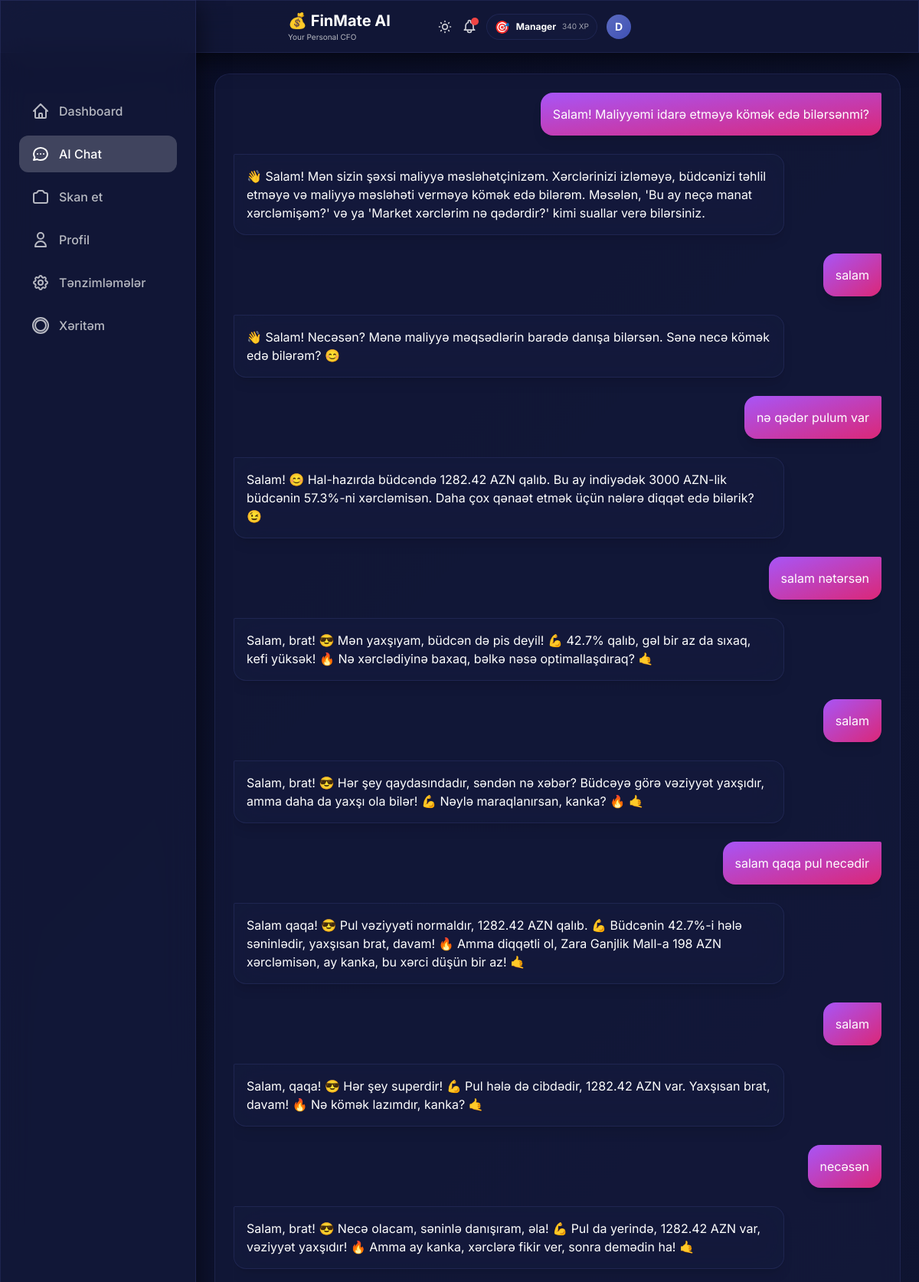
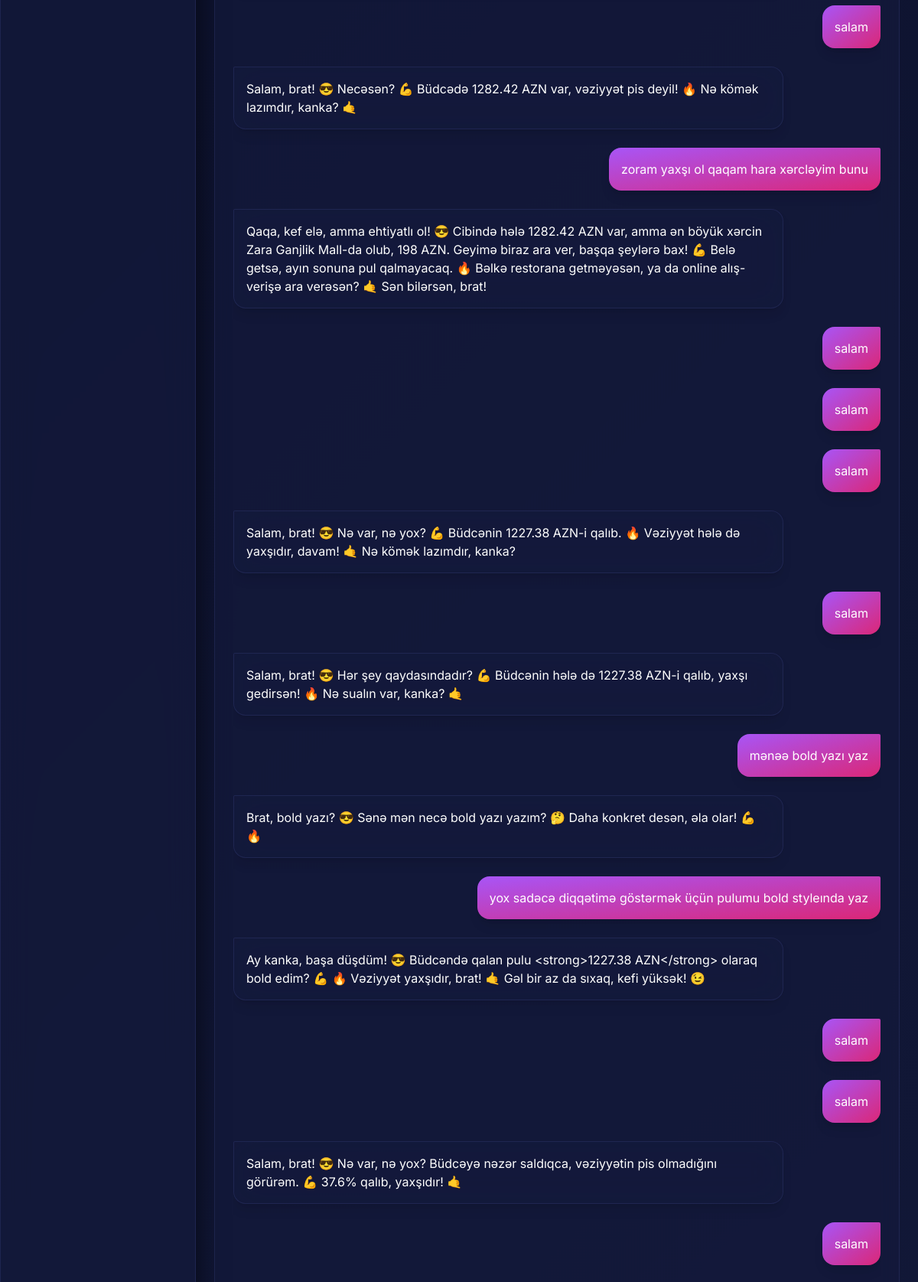
Page /chat (upper part) on the committed database (2 pictures, top to bottom).
### models.py (models this page shows, shortened)
class User(Base):
    __tablename__ = "users"
    id = Column(Integer, primary_key=True, index=True)
    username = Column(String, unique=True, index=True, nullable=False)
    monthly_budget = Column(Float, default=1000.0)
    xp_points = Column(Integer, default=0)
    level_title = Column(String, default="Rookie")
    preferred_language = Column(String, default="az")  # az, en, ru
    voice_enabled = Column(Boolean, default=True)
    daily_budget_limit = Column(Float, nullable=True)
    currency = Column(String, default="AZN")  # Display/Base currency
    personality_mode = Column(String, default="normal")  # normal, mom, strict
    is_premium = Column(Boolean, default=False)  # Premium subscription status
    readability_mode = Column(Boolean, default=False)  # Accessibility mode for vision-impaired users
    ai_name = Column(String, default="FinMate")  # Customizable AI name
    ai_attitude = Column(String, default="Professional")  # Strict, Funny, Sarcastic, Supportive
    ai_style = Column(String, default="Formal")  # Slang, Shakespearean, Dialect, Short
    ai_persona_mode = Column(String, default="Auto")  # Auto (behavioral profiling) or Manual
    login_streak = Column(Integer, default=0)
    last_login_date = Column(Date, nullable=True)
    created_at = Column(DateTime, default=datetime.utcnow)
    expenses = relationship("Expense", back_populates="user", cascade="all, delete-orphan")
    chat_messages = relationship("ChatMessage", back_populates="user", cascade="all, delete-orphan")
    xp_logs = relationship("XPLog", back_populates="user", cascade="all, delete-orphan")

class ChatMessage(Base):
    __tablename__ = "chat_messages"
    id = Column(Integer, primary_key=True, index=True)
    user_id = Column(Integer, ForeignKey("users.id"), nullable=False)
    role = Column(String, nullable=False)  # 'user' or 'ai'
    content = Column(Text, nullable=False)
    timestamp = Column(DateTime, default=datetime.utcnow, nullable=False)
    user = relationship("User", back_populates="chat_messages")

### main.py (the view)
@app.get("/chat", response_class=HTMLResponse)
async def chat_page(request: Request, db: Session = Depends(get_db)):
    user = get_current_user(db)
    messages = db.query(ChatMessage).filter(
        ChatMessage.user_id == user.id
    ).order_by(ChatMessage.timestamp.asc()).all()
    return templates.TemplateResponse("chat.html", {
        "request": request,
        "user": user,
        "messages": messages
    })

### templates/chat.html (shortened to what this page needs)
{% extends "base.html" %}
{% block content %}
<div class="max-w-4xl mx-auto">
    <div class="glass-card p-6 mb-20 lg:mb-10">
        <div class="chat-container" id="chatContainer">
            <div id="messages" class="space-y-6">
                {% for message in messages %}
                {% if message.role == 'user' %}
                <div class="flex justify-end">
                    <div
                        class="message-bubble bg-gradient-to-br from-purple-500 to-pink-600 text-white p-4 rounded-2xl rounded-tr-sm shadow-lg">
                        {{ message.content }}
                    </div>
                </div>
                {% else %}
                <div class="flex justify-start">
                    <div class="message-bubble glass p-4 rounded-2xl rounded-tl-sm text-white shadow-lg">
                        {{ message.content }}
                    </div>
                </div>
                {% endif %}
                {% endfor %}
            </div>
        </div>
    </div>
</div>
{% endblock %}

### templates/base.html (shortened to what this page needs)
<!DOCTYPE html>
<html lang="en" data-theme="dark">
<head>
    <link href="https://cdn.jsdelivr.net/npm/daisyui@4.4.19/dist/full.min.css" rel="stylesheet" type="text/css" />
    <script src="https://cdn.tailwindcss.com"></script>
</head>
<body>
    <div class="glass fixed top-0 left-0 right-0 z-40 px-4 py-3">
        <div class="flex items-center justify-between max-w-md mx-auto">
            <div>
                <h1 class="text-xl font-bold text-white">💰 FinMate AI</h1>
                <p class="text-[10px] text-white/70">Your Personal CFO</p>
            </div>
            <div class="flex items-center gap-3 relative">
                <button id="theme-toggle" class="relative text-white/80 hover:text-white transition"
                    title="Tema dəyişdir">
                </button>
                <button id="alert-bell" class="relative text-white/80 hover:text-white transition">
                    <span class="absolute -top-0.5 -right-0.5 w-2.5 h-2.5 bg-red-500 rounded-full shadow-lg"></span>
                </button>
                {% if user and user.xp_points is defined %}
                <div class="hidden sm:flex items-center gap-2 glass-card px-2.5 py-1 rounded-full">
                    <span class="text-base">{% if user.level_title == 'Rookie' %}🌱{% elif user.level_title == 'Saver'
                        %}💰{% elif user.level_title == 'Analyst' %}📊{% elif user.level_title == 'Manager' %}🎯{%
                        elif
                        user.level_title == 'CFO' %}👑{% else %}⭐{% endif %}</span>
                    <span class="text-xs font-bold text-white">{{ user.level_title }}</span>
                    <span class="text-[10px] text-white/60">{{ user.xp_points }} XP</span>
                </div>
                {% endif %}
                <div id="user-avatar"
                    class="w-8 h-8 rounded-full flex items-center justify-center text-white font-bold text-sm transition-all duration-400"
                    style="background: linear-gradient(135deg, var(--accent-primary), var(--accent-secondary));">
                    {{ user.username[0].upper() if user else 'D' }}
                </div>
            </div>
        </div>
    </div>
    <div class="pt-24 pb-8 px-4">
        <div class="w-full lg:max-w-7xl mx-auto">
            {% block content %}{% endblock %}
        </div>
    </div>
    <div class="hidden lg:block fixed left-0 top-0 bottom-0 w-64 glass z-40 pt-24">
        <nav class="p-6 space-y-2">
            <a href="/"
                class="flex items-center gap-3 px-4 py-3 rounded-xl text-white/70 hover:text-white hover:bg-white/10 transition {% if request.url.path == '/' %}bg-white/20 !text-white{% endif %}">
                <svg class="w-6 h-6" fill="none" stroke="currentColor" viewBox="0 0 24 24">
                    <path stroke-linecap="round" stroke-linejoin="round" stroke-width="2"
                        d="M3 12l2-2m0 0l7-7 7 7M5 10v10a1 1 0 001 1h3m10-11l2 2m-2-2v10a1 1 0 01-1 1h-3m-6 0a1 1 0 001-1v-4a1 1 0 011-1h2a1 1 0 011 1v4a1 1 0 001 1m-6 0h6">
                    </path>
                </svg>
                <span class="font-medium">Dashboard</span>
            </a>
            <a href="/chat"
                class="flex items-center gap-3 px-4 py-3 rounded-xl text-white/70 hover:text-white hover:bg-white/10 transition {% if request.url.path == '/chat' %}bg-white/20 !text-white{% endif %}">
                <svg class="w-6 h-6" fill="none" stroke="currentColor" viewBox="0 0 24 24">
                    <path stroke-linecap="round" stroke-linejoin="round" stroke-width="2"
                        d="M8 12h.01M12 12h.01M16 12h.01M21 12c0 4.418-4.03 8-9 8a9.863 9.863 0 01-4.255-.949L3 20l1.395-3.72C3.512 15.042 3 13.574 3 12c0-4.418 4.03-8 9-8s9 3.582 9 8z">
                    </path>
                </svg>
                <span class="font-medium">AI Chat</span>
            </a>
            <a href="/scan"
                class="flex items-center gap-3 px-4 py-3 rounded-xl text-white/70 hover:text-white hover:bg-white/10 transition {% if request.url.path == '/scan' %}bg-white/20 !text-white{% endif %}">
                <span class="font-medium">Skan et</span>
            </a>
            <a href="/profile"
                class="flex items-center gap-3 px-4 py-3 rounded-xl text-white/70 hover:text-white hover:bg-white/10 transition {% if request.url.path == '/profile' %}bg-white/20 !text-white{% endif %}">
                <svg class="w-6 h-6" fill="none" stroke="currentColor" viewBox="0 0 24 24">
                    <path stroke-linecap="round" stroke-linejoin="round" stroke-width="2"
                        d="M16 7a4 4 0 11-8 0 4 4 0 018 0zM12 14a7 7 0 00-7 7h14a7 7 0 00-7-7z"></path>
                </svg>
                <span class="font-medium">Profil</span>
            </a>
            <a href="/settings"
                class="flex items-center gap-3 px-4 py-3 rounded-xl text-white/70 hover:text-white hover:bg-white/10 transition {% if request.url.path == '/settings' %}bg-white/20 !text-white{% endif %}">
                <span class="font-medium">Tənzimləmələr</span>
            </a>
            <a href="/heatmap"
                class="flex items-center gap-3 px-4 py-3 rounded-xl text-white/70 hover:text-white hover:bg-white/10 transition {% if request.url.path == '/heatmap' %}bg-white/20 !text-white{% endif %}">
                <svg class="w-6 h-6" fill="none" stroke="currentColor" viewBox="0 0 24 24">
                    <path stroke-linecap="round" stroke-linejoin="round" stroke-width="2"
                        d="M2 12a10 10 0 1020 0 10 10 0 00-20 0zm10-7a7 7 0 00-7 7c0 3.866 3.134 7 7 7a7 7 0 007-7c0-3.866-3.134-7-7-7z">
                    </path>
                </svg>
                <span class="font-medium">Xəritəm</span>
            </a>
        </nav>
    </div>
</body>
</html>

### templates/base.html (style rules this page uses)
:root { --bg-primary: #0a0e27; --bg-secondary: #141b3d; --glass-bg: rgba(20, 27, 61, 0.7); --glass-border: rgba(100, 116, 207, 0.15); --glass-shadow: rgba(0, 0, 0, 0.6); --text-primary: #e8eaf6; --text-secondary: rgba(232, 234, 246, 0.75); --nav-border: rgba(100, 116, 207, 0.2); --skeleton-bg: rgba(100, 116, 207, 0.08); --accent-primary: #5c6bc0; --accent-secondary: #3f51b5; }
* { font-family: 'Inter', sans-serif; }
body:not(.no-transition), body:not(.no-transition) .glass, body:not(.no-transition) .glass-card, body:not(.no-transition) .bottom-nav { transition: background 0.4s cubic-bezier(0.4, 0, 0.2, 1), color 0.4s cubic-bezier(0.4, 0, 0.2, 1), border-color 0.4s cubic-bezier(0.4, 0, 0.2, 1), box-shadow 0.4s cubic-bezier(0.4, 0, 0.2, 1); }
body { background: linear-gradient(135deg, var(--bg-primary) 0%, var(--bg-secondary) 100%); min-height: 100vh; padding-bottom: 80px; color: var(--text-primary); }
@media (min-width: 1024px) { body { padding-left: 256px; padding-bottom: 0; } }
.glass { background: var(--glass-bg); backdrop-filter: blur(20px); -webkit-backdrop-filter: blur(20px); border: 1px solid var(--glass-border); box-shadow: 0 8px 32px 0 var(--glass-shadow); }
.glass-card { background: var(--glass-bg); backdrop-filter: blur(12px); -webkit-backdrop-filter: blur(12px); border-radius: 20px; border: 1px solid var(--glass-border); }

### templates/chat.html (style rules this page uses)
.chat-container { height: calc(100vh - 250px); overflow-y: auto; overflow-x: hidden; scroll-behavior: smooth; }
.message-bubble { max-width: 85%; word-wrap: break-word; word-break: break-word; animation: slideIn 0.3s ease-out; line-height: 1.5; }

### rows in the picture
User: level_title "Manager", xp_points "340", username "D"
ChatMessage: content "Salam! Maliyyəmi idarə etməyə kömək edə bilərsənmi?"
ChatMessage: content "👋 Salam! Mən sizin şəxsi maliyyə məsləhətçinizəm. Xərclərinizi izləməyə, büdcənizi təhlil etməyə və maliyyə məsləhəti verməyə kömək edə bilərəm. Məsələn, 'Bu ay neçə manat xərcləmişəm?' və ya 'Market xərclərim nə qədərdir?' kimi suallar verə bilərsiniz."
ChatMessage: content "salam"
ChatMessage: content "👋 Salam! Necəsən? Mənə maliyyə məqsədlərin barədə danışa bilərsən. Sənə necə kömək edə bilərəm? 😊"
ChatMessage: content "nə qədər pulum var"
ChatMessage: content "Salam! 😊 Hal-hazırda büdcəndə 1282.42 AZN qalıb. Bu ay indiyədək 3000 AZN-lik büdcənin 57.3%-ni xərcləmisən. Daha çox qənaət etmək üçün nələrə diqqət edə bilərik? 😉"
ChatMessage: content "salam nətərsən"
ChatMessage: content "Salam, brat! 😎 Mən yaxşıyam, büdcən də pis deyil! 💪 42.7% qalıb, gəl bir az da sıxaq, kefi yüksək! 🔥 Nə xərclədiyinə baxaq, bəlkə nəsə optimallaşdıraq? 🤙"
ChatMessage: content "salam"
ChatMessage: content "Salam, brat! 😎 Hər şey qaydasındadır, səndən nə xəbər? Büdcəyə görə vəziyyət yaxşıdır, amma daha da yaxşı ola bilər! 💪 Nəylə maraqlanırsan, kanka? 🔥 🤙"
ChatMessage: content "salam qaqa pul necədir"
ChatMessage: content "Salam qaqa! 😎 Pul vəziyyəti normaldır, 1282.42 AZN qalıb. 💪 Büdcənin 42.7%-i hələ səninlədir, yaxşısan brat, davam! 🔥 Amma diqqətli ol, Zara Ganjlik Mall-a 198 AZN xərcləmisən, ay kanka, bu xərci düşün bir az! 🤙"
ChatMessage: content "salam"
ChatMessage: content "Salam, qaqa! 😎 Hər şey superdir! 💪 Pul hələ də cibdədir, 1282.42 AZN var. Yaxşısan brat, davam! 🔥 Nə kömək lazımdır, kanka? 🤙"
ChatMessage: content "necəsən"
ChatMessage: content "Salam, brat! 😎 Necə olacam, səninlə danışıram, əla! 💪 Pul da yerində, 1282.42 AZN var, vəziyyət yaxşıdır! 🔥 Amma ay kanka, xərclərə fikir ver, sonra demədin ha! 🤙"
ChatMessage: content "salam"
ChatMessage: content "Salam, brat! 😎 Necəsən? 💪 Büdcədə 1282.42 AZN var, vəziyyət pis deyil! 🔥 Nə kömək lazımdır, kanka? 🤙"
ChatMessage: content "zoram yaxşı ol qaqam hara xərcləyim bunu"
ChatMessage: content "Qaqa, kef elə, amma ehtiyatlı ol! 😎 Cibində hələ 1282.42 AZN var, amma ən böyük xərcin Zara Ganjlik Mall-da olub, 198 AZN. Geyimə biraz ara ver, başqa şeylərə bax! 💪 Belə getsə, ayın sonuna pul qalmayacaq. 🔥 Bəlkə restorana getməyəsən, ya da online alış-verişə ara verəsən? 🤙 Sən bilərsən, brat!"
ChatMessage: content "salam"
ChatMessage: content "salam"
ChatMessage: content "salam"
ChatMessage: content "Salam, brat! 😎 Nə var, nə yox? 💪 Büdcənin 1227.38 AZN-i qalıb. 🔥 Vəziyyət hələ də yaxşıdır, davam! 🤙 Nə kömək lazımdır, kanka?"
ChatMessage: content "salam"
ChatMessage: content "Salam, brat! 😎 Hər şey qaydasındadır? 💪 Büdcənin hələ də 1227.38 AZN-i qalıb, yaxşı gedirsən! 🔥 Nə sualın var, kanka? 🤙"
ChatMessage: content "mənəə bold yazı yaz"
ChatMessage: content "Brat, bold yazı? 😎 Sənə mən necə bold yazı yazım? 🤔 Daha konkret desən, əla olar! 💪 🔥"
ChatMessage: content "yox sadəcə diqqətimə göstərmək üçün pulumu bold styleında yaz"
ChatMessage: content "Ay kanka, başa düşdüm! 😎 Büdcəndə qalan pulu <strong>1227.38 AZN</strong> olaraq bold edim? 💪 🔥 Vəziyyət yaxşıdır, brat! 🤙 Gəl bir az da sıxaq, kefi yüksək! 😉"
ChatMessage: content "salam"
ChatMessage: content "salam"
ChatMessage: content "Salam, brat! 😎 Nə var, nə yox? Büdcəyə nəzər saldıqca, vəziyyətin pis olmadığını görürəm. 💪 37.6% qalıb, yaxşıdır! 🤙"
ChatMessage: content "salam"
